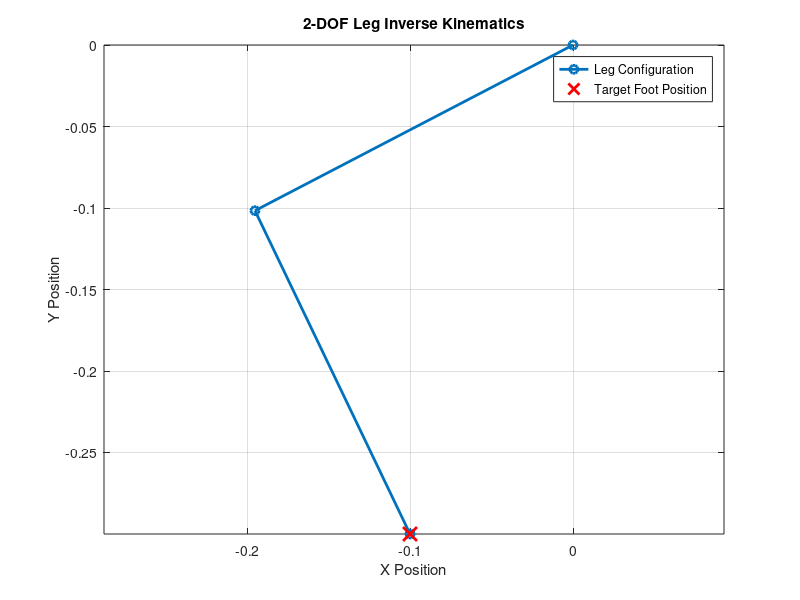

Write MATLAB code to recreate this figure.
% Link lengths
l1 = 0.22; % Length of first link (upper leg)
l2 = 0.22; % Length of second link (lower leg)

% Desired foot position
x_f = -0.1; % Foot X-coordinate
y_f = -0.3; % Foot Y-coordinate

% Inverse Kinematics
% Compute q2 (Elbow Joint)
cos_q2 = (x_f^2 + y_f^2 - l1^2 - l2^2) / (2 * l1 * l2);
q2 = acos(cos_q2); % Two solutions: q2 and -q2

% Compute q1 (Hip Joint)
beta = atan2(y_f, x_f);
alpha = atan2(l2 * sin(q2), l1 + l2 * cos(q2));
q1 = beta - alpha + pi/2;

% Convert to degrees for readability
q1_deg = rad2deg(q1);
q2_deg = rad2deg(q2);

% Display results
fprintf('Hip joint angle (q1): %.2f degrees\n', q1_deg);
fprintf('Knee joint angle (q2): %.2f degrees\n', q2_deg);

% Visualize the leg
q1_tmp = q1-pi/2;
x1 = l1 * cos(q1_tmp);
y1 = l1 * sin(q1_tmp);
x2 = x1 + l2 * cos(q1_tmp + q2);
y2 = y1 + l2 * sin(q1_tmp + q2);

figure;
plot([0, x1, x2], [0, y1, y2], '-o', 'LineWidth', 2);
hold on;
plot(x_f, y_f, 'rx', 'MarkerSize', 10, 'LineWidth', 2); % Target foot position
axis equal;
grid on;
xlabel('X Position');
ylabel('Y Position');
title('2-DOF Leg Inverse Kinematics');
legend('Leg Configuration', 'Target Foot Position');